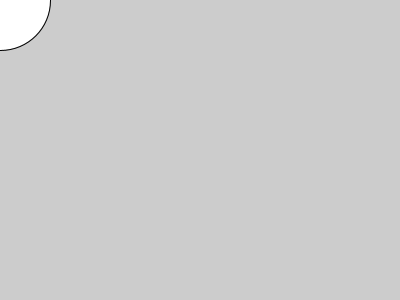
Frame 1 (no input)
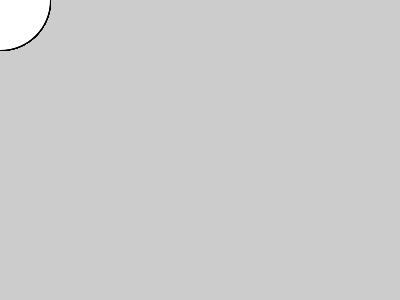
Frame 60 (the mouse pressed at the canvas centre just before this capture)
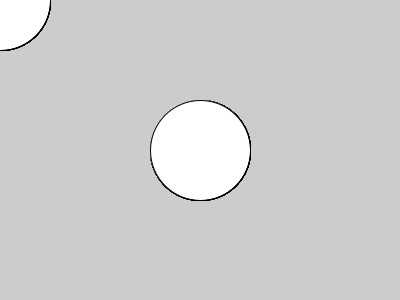
Frame 120 (the mouse held since frame 60 and released just before this capture)

The Processing sketch that drew these frames (run headless with seeded random() and noise(); from frame 60 on, the mouse is pressed at the canvas centre):

// Processing sketch: sketch_241001a
// ── sketch_241001a.pde
void setup()
{
  size(400,300);
  frameRate(60);
}

void draw()
{
  println(mouseX, mouseY, width, height, frameCount);
  circle(mouseX,mouseY,100);
}
